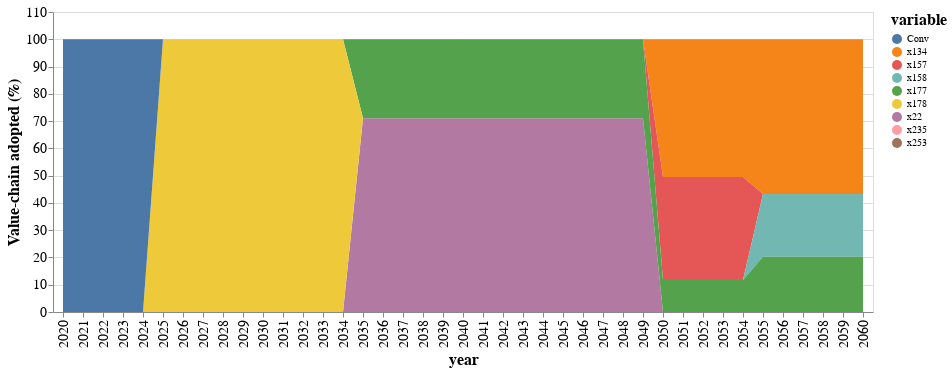

Write notebook code for a chart like this one.
### Code cell
#only for this result

function conventional(i1,t)
    if t==7
        return (1-sum(JuMP.values.(xk)[k,t] for k in 1:nrow(compromise)))
    end
    if t==0
        if mod(i1,5)≥mod(round.(sum(JuMP.values.(tk)[1:nrow(compromise),t+1])-0.001;digits=4),5) && sum(JuMP.values.(xk)[1:nrow(compromise),t+1]) > 0
            return (1-sum(JuMP.values.(xk)[k,t+1] for k in 1:nrow(compromise)))
        else
            return 1
        end
    else
        sum_xks_atT=0
        for k1 in 1:nrow(compromise)
            if mod(i1,5)≥mod(round(JuMP.values.(tk)[k1,t+1]-0.001;digits=4),5) && sum(JuMP.values.(xk)[k1,t:t+1])>0 && t>0
                sum_xks_atT+=JuMP.values.(xk)[k1,t+1]
            else
                sum_xks_atT+=JuMP.values.(xk)[k1,t]
            end
        end
            
        #if mod(i1,5)≥mod(round(sum(JuMP.values.(tk)[1:nrow(compromise),t+1]);digits=2),5) && sum(JuMP.values.(xk)[1:nrow(compromise),t:t+1])>0 && t>0
        #    t=t+1
        #end
        #return (1-sum(JuMP.values.(xk)[k,t] for k in 1:nrow(compromise)))
        return (1-sum_xks_atT)
    end
end

function innovation(i1,k1,t)
    if t==7
        return sum(JuMP.values.(xk)[k,t] for k=k1:k1)
    end
    if t==0 
        if mod(i1,5)≥mod(round(JuMP.values.(tk)[k1,t+1]-0.001;digits=4),5) && JuMP.values.(xk)[k1,t+1] > 0
            t=1
            return (sum(JuMP.values.(xk)[k,t] for k=k1:k1))            
        else
            return 0
        end
    end
    if mod(i1,5)≥mod(round(JuMP.values.(tk)[k1,t+1]-0.001;digits=4),5) && sum(JuMP.values.(xk)[k1,t:t+1])>0 && t>0
        t=t+1
    end
    return sum(JuMP.values.(xk)[k,t] for k=k1:k1)
    
end

conv=zeros(55)

conv[1]=100
inn_co2=zeros(nrow(compromise),55)

for k in 1:nrow(compromise)
    inn_co2[k,1]=0
end
j=0
for t in 1:55
    if 0 ≤ t ≤ 5
        j=0
    elseif 6 ≤ t ≤ 10
        j=1
    elseif 11 ≤ t ≤ 15
        j=2
    elseif 16 ≤ t ≤ 20
        j=3
    elseif 21 ≤ t ≤ 25
        j=4
    elseif 26 ≤ t ≤ 30
        j=5
    elseif 31 ≤ t ≤ 35
        j=6
    else
        j=7
    end
    
    
    
    conv[t]=100*conventional(t,j)
    for k in 1:nrow(compromise)
        
        inn_co2[k,t]=100*innovation(t,k,j)
    end
end
#conv[1:5].=100

sNames = ["conv","inn1","inn2","inn3","inn4","inn5","inn6","inn7","inn8","inn9","inn10"]
xLabels = []
for i in 2020:2070
    push!(xLabels,string(i))
end

#df = DataFrame(year=xLabels, conv=conv, inn1=inn_co2[1,:],inn2=inn_co2[2,:],inn3=inn_co2[3,:],inn4=inn_co2[4,:],
#        inn5=inn_co2[5,:],inn6=inn_co2[6,:],inn7=inn_co2[7,:],inn8=inn_co2[8,:],inn9=inn_co2[9,:],inn10=inn_co2[10,:])
df = DataFrame(vcat(inn_co2,conv')',:auto)


df=df[1:41,:]

df=df[!, any.(>(0), eachcol(df))]
df[!,:year]=xLabels[1:41]
#rename!(df,[:x1,:x93,:x218,:x222] .=> [:Conv,:pyLDPE1,:alcPLA2,:alcPLA6])
#df[!,:pyLDPE11]=zeros(36)
rename!(df,[:x269] .=> [:Conv])
#df[!,:x31]=zeros(36)
#df[!,:x38]=zeros(36)
#df[!,:x164]=zeros(36)

#rename!(df,[:x94,:x95,:x104,:x109,:x196,:x198,:x199,:x200,:x201] .=> [:LABS12,:LABS13,:LABS22,:LABS27,:RecyclPLA2,:RecyclPLA4,:RecyclPLA5,:RecyclPLA6,:RecyclPLA7])
#rename!(df,[:x29,:x30,:x31,:x45,:x49] .=> [:pyLDPE_maxTheta,:pyLDPE_minGWP,:pyLDPE_minLCC,:pyLDPE_14,:pyLDPE_18])
#rename!(df,[:x160,:x164] .=> [:alcPLA_minLCC,:alcPLA_3])
split_yearly=df |> stack |> @vlplot(:area, x=:year, y={:value, stack=:zero, title="Value-chain adopted (%)"}, color="variable:n",legend=:sNames,
    config={axis= {labelFontSize=14,titleFontSize= 16},legend={titleFontSize=16}}) 
if want_save>0
    save("./result-case-roadmap/split_yearly-"*output_key*".svg", split_yearly)
end
#save("./result-case-roadmap/split_yearly-netzero.svg", split_yearly)
split_yearly

### Figure 1 — Vega-Lite specification as saved in the notebook (floating-point values rounded to 4 significant figures; data arrays with more than 128 entries replaced by an {"elided": "..."} marker saying what was removed)
{"config": {"axis": {"labelFontSize": 14, "titleFontSize": 16}, "legend": {"titleFontSize": 16}}, "data": {"values": {"elided": "369 records"}}, "encoding": {"color": {"field": "variable", "type": "nominal"}, "x": {"field": "year"}, "y": {"field": "value", "stack": "zero", "title": "Value-chain adopted (%)", "type": "quantitative"}}, "legend": "sNames", "mark": "area"}
